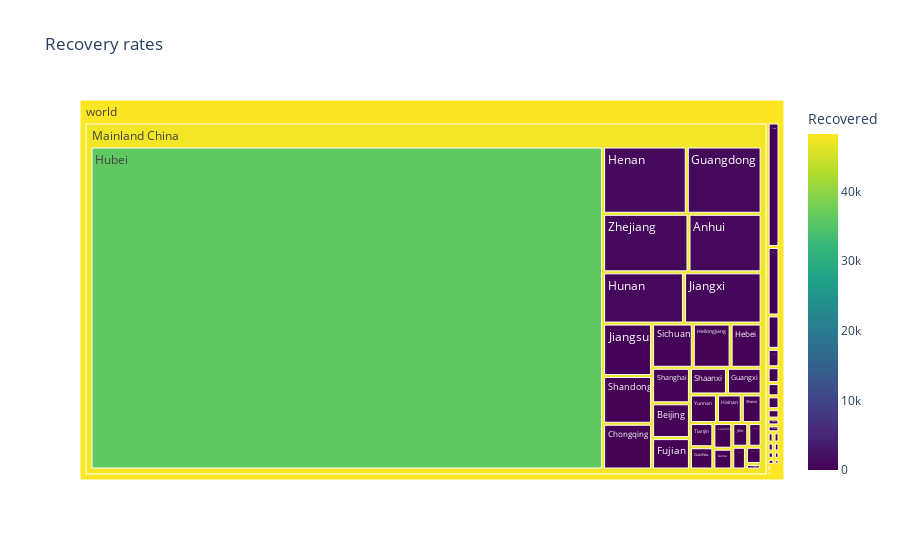

Notebook cell for this chart:
### Code cell
import plotly.express as px
import numpy as np
df = pd.read_csv('./data/03-03-2020.csv')
df["world"] = "world" # in order to have a single root node
fig = px.treemap(df, path=['world' , 'Country/Region', 'Province/State'], color ='Recovered' ,color_continuous_scale=px.colors.sequential.Viridis,title = 'Recovery rates', values='Recovered')
fig.show()

### Figure 1 — Plotly figure (JSON) as saved in the notebook; plotly's stock layout.template omitted (floating-point values rounded to 4 significant figures; data arrays with more than 128 entries replaced by an {"elided": "..."} marker saying what was removed)
{"data": [{"branchvalues": "total", "customdata": {"elided": "160x1 int values"}, "domain": {"x": [0, 1], "y": [0, 1]}, "hoverlabel": {"namelength": 0}, "hovertemplate": "Recovered=%{color}<br>labels=%{label}<br>parent=%{parent}<br>id=%{id}", "ids": {"elided": "160 str values"}, "labels": {"elided": "160 str values"}, "marker": {"coloraxis": "coloraxis", "colors": {"elided": "160 int values"}}, "name": "", "parents": {"elided": "160 str values"}, "type": "treemap", "values": {"elided": "160 int values"}}], "layout": {"coloraxis": {"colorbar": {"title": {"text": "Recovered"}}, "colorscale": [[0, "#440154"], [0.1111, "#482878"], [0.2222, "#3e4989"], [0.3333, "#31688e"], [0.4444, "#26828e"], [0.5556, "#1f9e89"], [0.6667, "#35b779"], [0.7778, "#6ece58"], [0.8889, "#b5de2b"], [1, "#fde725"]]}, "legend": {"tracegroupgap": 0}, "title": {"text": "Recovery rates"}}}
